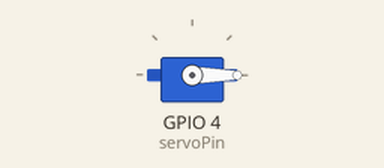
Recording of a sketch running on a simulated ESP32. Parts: servo. What the sketch prints to the serial monitor is not drawn.

Above: at 0.05 s.
Timing chart, 0 to 4.6 s (numbered marks = the images above):
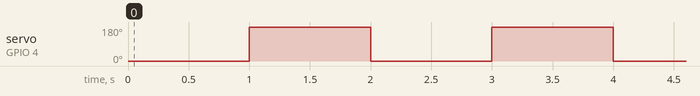

Measured:
- by itself, servo on GPIO 4 (servoPin): alternates 180° for 1.0 s and 0° for 1.0 s

The sketch:

Servo.ino
```cpp
#include <ESP32Servo.h>

Servo myServo;
int servoPin = 4;
int angle = 0;

void setup() {
  // put your setup code here, to run once:
  myServo.attach(servoPin);
  Serial.begin(115200);
}

void loop() {
  // put your main code here, to run repeatedly:
  myServo.write(0);
  delay(1000);
  Serial.println("hi");

  myServo.write(180);
  delay(1000);

}
```
